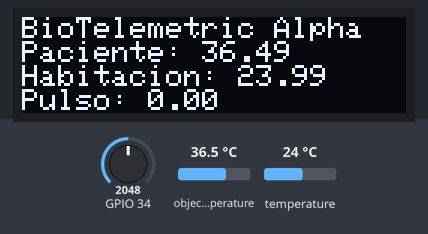
Simulated run of this sketch. Board: ESP32. Parts: 128×32 one-colour display. The inputs (shaded band) are chosen by the test bench; at power-on: object temperature 36.5 °C, temperature 24 °C, GPIO 34 = 2048. Nothing arrives over Bluetooth unless stated; what the sketch prints to the serial monitor is not drawn.

Above: at 3.2 s.
3.3 s: object temperature set to 20 °C
At 4.7 s:
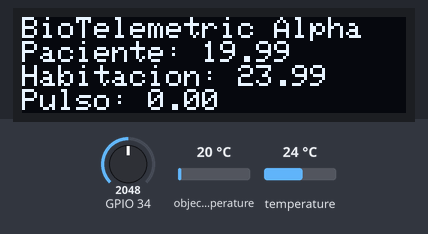
5.0 s: temperature set to 12 °C
At 5.6 s:
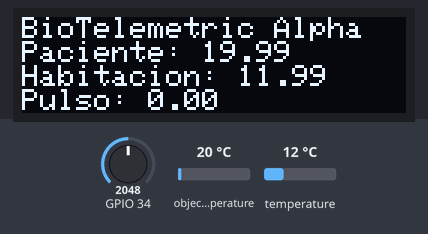
6.5 s: object temperature set to 26 °C
At 7.6 s:
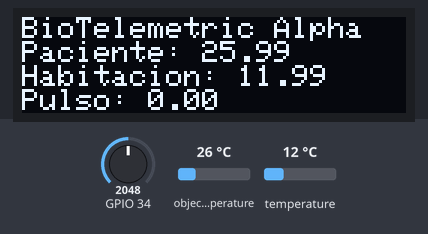
8.1 s: temperature set to 19 °C
At 9.6 s:
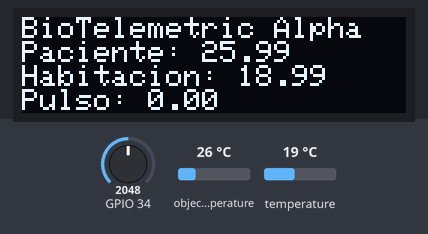
Timing chart, 0 to 11.1 s (numbered marks = the images above; inputs shaded):
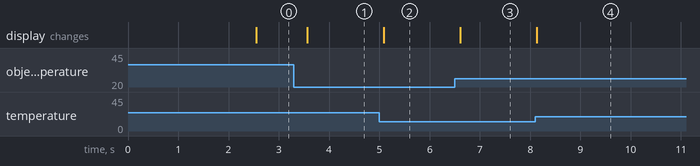

Measured:
- after the input at 3.3 s, the display: changes after 0.27 s (image 1)
- after the input at 5.0 s, the display: changes after 0.09 s (image 2)
- after the input at 6.5 s, the display: changes after 0.11 s (image 3)
- after the input at 8.1 s, the display: changes at once (image 4)

The sketch:

Biotelemetric_Alpha.ino
```cpp
#include <BluetoothSerial.h>
#include <SPI.h>
#include <Wire.h>
#include <Adafruit_GFX.h>
#include <Adafruit_SSD1306.h>
#include <Adafruit_MLX90614.h>
#define WIRE Wire


//Ritmo cardiaco
float factor = 0.75;		// coeficiente para filtro pasa bajos
float maximo = 0.0;		// para almacenar valor maximo
int minimoEntreLatidos = 300;	// 300 mseg. de tiempo minimo entre latidos
float valorAnterior = 500;	// para almacenar valor previo
int latidos = 0;		// contador de cantidad de latidos

float tp, th,count=1,bpm;
BluetoothSerial SerialBT;
Adafruit_MLX90614 mlx = Adafruit_MLX90614();
Adafruit_SSD1306 display = Adafruit_SSD1306(128, 32,&WIRE);


static const unsigned char PROGMEM logoBmp[] =
{0x00, 0x00, 0x00, 0x00, 0x00, 0x00, 0x00, 0x00, 0x00, 0x00, 0x00, 0x00, 0x00, 0x00, 0x00, 0x00,
	0x07, 0xfe, 0x00, 0x00, 0x00, 0x00, 0x00, 0x00, 0x00, 0x00, 0x00, 0x00, 0x00, 0xff, 0x00, 0x00,
	0x00, 0x00, 0x00, 0x00, 0x00, 0x00, 0x00, 0x00, 0x00, 0x03, 0xe0, 0x07, 0x00, 0x00, 0x00, 0x00,
	0x00, 0x00, 0x00, 0x00, 0x00, 0x00, 0x0f, 0x01, 0xf8, 0x00, 0x00, 0x00, 0x00, 0x00, 0x00, 0x00,
	0x00, 0x00, 0x00, 0x1e, 0x0f, 0x80, 0xe0, 0x00, 0x00, 0x00, 0x00, 0x00, 0x00, 0x00, 0x00, 0x00,
	0x38, 0x3c, 0x3f, 0x00, 0x00, 0x00, 0x00, 0x00, 0x00, 0x00, 0x00, 0x00, 0x00, 0x70, 0x70, 0xf0,
	0x00, 0x00, 0x00, 0x00, 0x00, 0x00, 0x00, 0x00, 0x00, 0x00, 0x70, 0xe3, 0xc1, 0xff, 0xff, 0x80,
	0x00, 0x00, 0x00, 0x00, 0x00, 0x00, 0x00, 0x61, 0x87, 0x0f, 0xfc, 0x07, 0xf0, 0x00, 0x00, 0x00,
	0x00, 0x00, 0x00, 0x00, 0x41, 0x86, 0x3f, 0xc0, 0x00, 0x7e, 0x3f, 0xfc, 0x00, 0x00, 0x00, 0x00,
	0x00, 0x41, 0x04, 0x7f, 0x80, 0x00, 0x0f, 0xf8, 0x07, 0x00, 0x00, 0x00, 0x00, 0x00, 0x00, 0x04,
	0xfe, 0x00, 0x00, 0x03, 0xe0, 0x00, 0x00, 0x00, 0x00, 0x00, 0x00, 0x00, 0x00, 0xfe, 0x00, 0x00,
	0x01, 0x80, 0x7c, 0x00, 0x00, 0x00, 0x00, 0x00, 0x00, 0x00, 0xfc, 0x00, 0x00, 0x00, 0x01, 0x80,
	0x60, 0x00, 0x00, 0x00, 0x00, 0x00, 0x00, 0xfe, 0x00, 0x00, 0x00, 0x03, 0x00, 0x30, 0x00, 0x00,
	0x00, 0x00, 0x00, 0x00, 0xfe, 0x00, 0x00, 0x00, 0x02, 0x00, 0x30, 0x00, 0x00, 0x00, 0x00, 0x00,
	0x00, 0x7e, 0x00, 0x00, 0x00, 0x02, 0x00, 0x30, 0x00, 0x00, 0x00, 0x00, 0x00, 0x00, 0x3f, 0x00,
	0x00, 0x00, 0x03, 0x1e, 0x30, 0x00, 0x00, 0x00, 0x00, 0x00, 0x00, 0x3f, 0x80, 0x00, 0x00, 0x03,
	0x1e, 0x30, 0x00, 0x00, 0x00, 0x00, 0x00, 0x00, 0x0f, 0xc0, 0x00, 0x00, 0x03, 0x1e, 0x30, 0x00,
	0x00, 0x00, 0x00, 0x00, 0x00, 0x07, 0xf0, 0x00, 0x00, 0x03, 0x1e, 0x30, 0x00, 0x00, 0x00, 0x00,
	0x00, 0x00, 0x01, 0xfc, 0x00, 0x00, 0x02, 0x1e, 0x30, 0x00, 0x00, 0x00, 0x00, 0x00, 0x00, 0x00,
	0x7f, 0x00, 0x00, 0x0c, 0x3f, 0x0c, 0x00, 0x00, 0x00, 0x00, 0x00, 0x00, 0x00, 0x1f, 0xe0, 0x00,
	0x08, 0x7f, 0x8c, 0x00, 0x00, 0x00, 0x00, 0x00, 0x00, 0x00, 0x07, 0xf8, 0x00, 0x0c, 0x3f, 0x0c,
	0x00, 0x00, 0x00, 0x00, 0x00, 0x00, 0x00, 0x00, 0xff, 0x80, 0x06, 0x00, 0x18, 0x00, 0x00, 0x00,
	0x00, 0x00, 0x00, 0x00, 0x00, 0x0f, 0xf8, 0x30, 0xc0, 0xc0, 0x00, 0x00, 0x00, 0x00, 0x00, 0x00,
	0x00, 0x00, 0x00, 0xff, 0xf0, 0x00, 0x00, 0x00, 0x00, 0x00, 0x00, 0x00, 0x00, 0x00, 0x00, 0x00,
	0x07, 0xc0, 0x00, 0x00, 0x00, 0x00, 0x00, 0x00, 0x00, 0x00, 0x00, 0x00, 0x00, 0x00, 0x00, 0x00,
	0x00, 0x00, 0x00, 0x00, 0x00, 0x00, 0x00, 0x00, 0x00, 0x00, 0x00, 0x00, 0x00, 0x00, 0x00, 0x00};


void setup() {
   display.begin(SSD1306_SWITCHCAPVCC, 0x3C);//inicio lcd
  mlx.begin(); //Inicia sensor de temperatura
 Serial.begin(9600);//velocidad de comunicación
  SerialBT.begin("ESP32");//Inicia bluetooth y le pone un nombre
   display.clearDisplay();//limpio display
  display.drawBitmap(10,0,logoBmp,103,32,WHITE);
  display.display();
  delay(2000);
  }
void loop() {
  if(count>10){
    display.clearDisplay();//limpio display
//Hago lecturas
 th=mlx.readAmbientTempC();
  tp=mlx.readObjectTempC();
  //impresión en display
  display.setTextSize(1);
    display.setTextColor(SSD1306_WHITE);
  display.setCursor(0,0);
  display.println("BioTelemetric Alpha");;
  display.print("Paciente: ");display.println(tp);
  display.print("Habitacion: ");display.println(th);
  display.print("Pulso: "); display.print(bpm);
  display.display();
  //impresión en bluetooth
 SerialBT.print("P");SerialBT.println(tp);
   SerialBT.print("H");SerialBT.println(th);
    SerialBT.print("B");SerialBT.println(bpm);
   count=1;
  }
    static unsigned long tiempoLPM = millis();
  static unsigned long entreLatidos = millis();
  int valorLeido = analogRead(34);
  float valorFiltrado = factor * valorAnterior + (1 - factor) * valorLeido;
  float cambio = valorFiltrado - valorAnterior;
  valorAnterior = valorFiltrado;
  if ((cambio >= maximo) && (millis() > entreLatidos + minimoEntreLatidos)) {
    maximo = cambio;
    entreLatidos = millis();
    latidos++;
  }
  maximo = maximo * 0.97;
  if (millis() >= tiempoLPM + 15000) {
    bpm=latidos*4;
    latidos = 0;
    tiempoLPM = millis();
  }
  count=count+1;
  Serial.println(analogRead(34));
delay(49);
}
```
